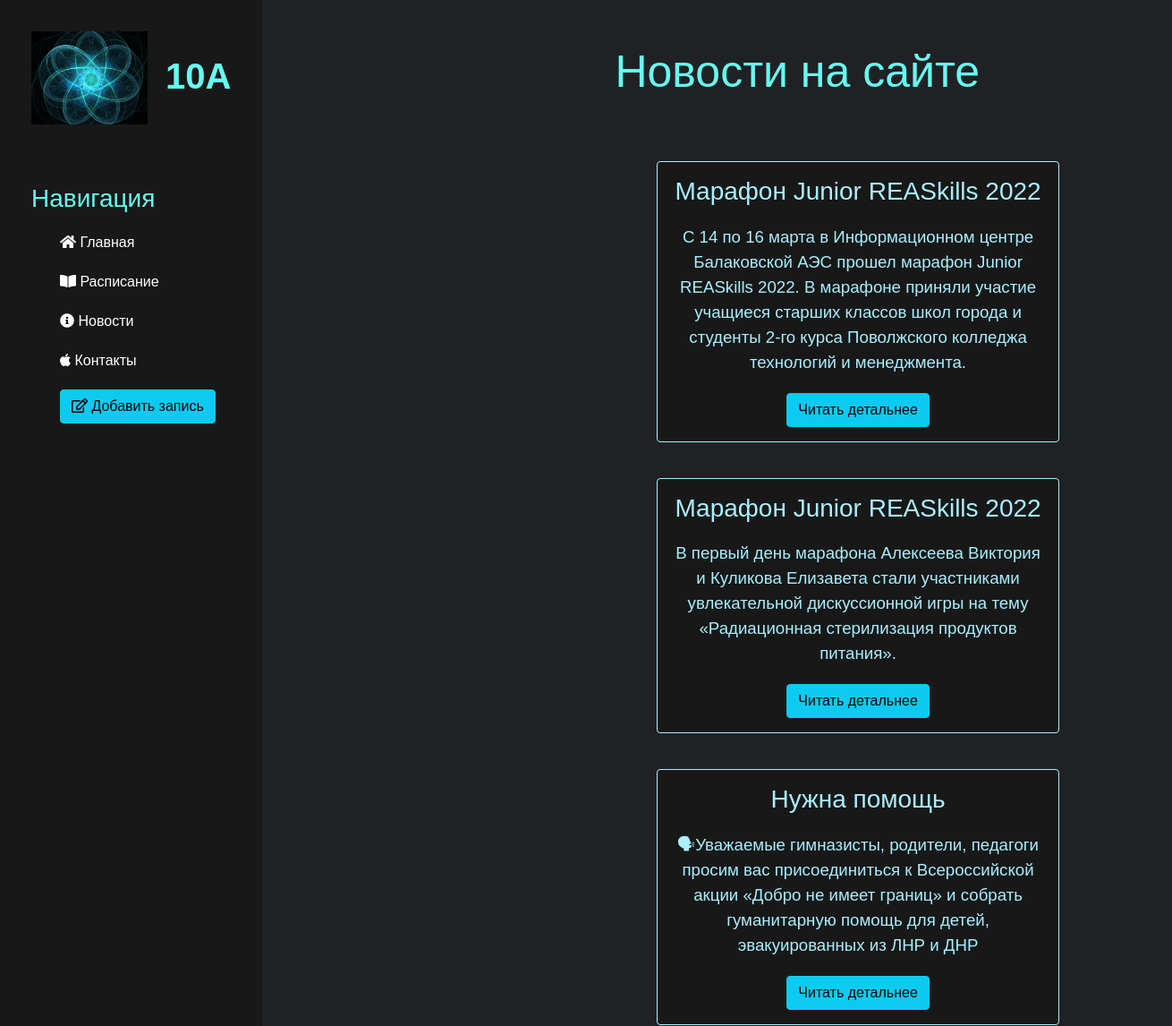
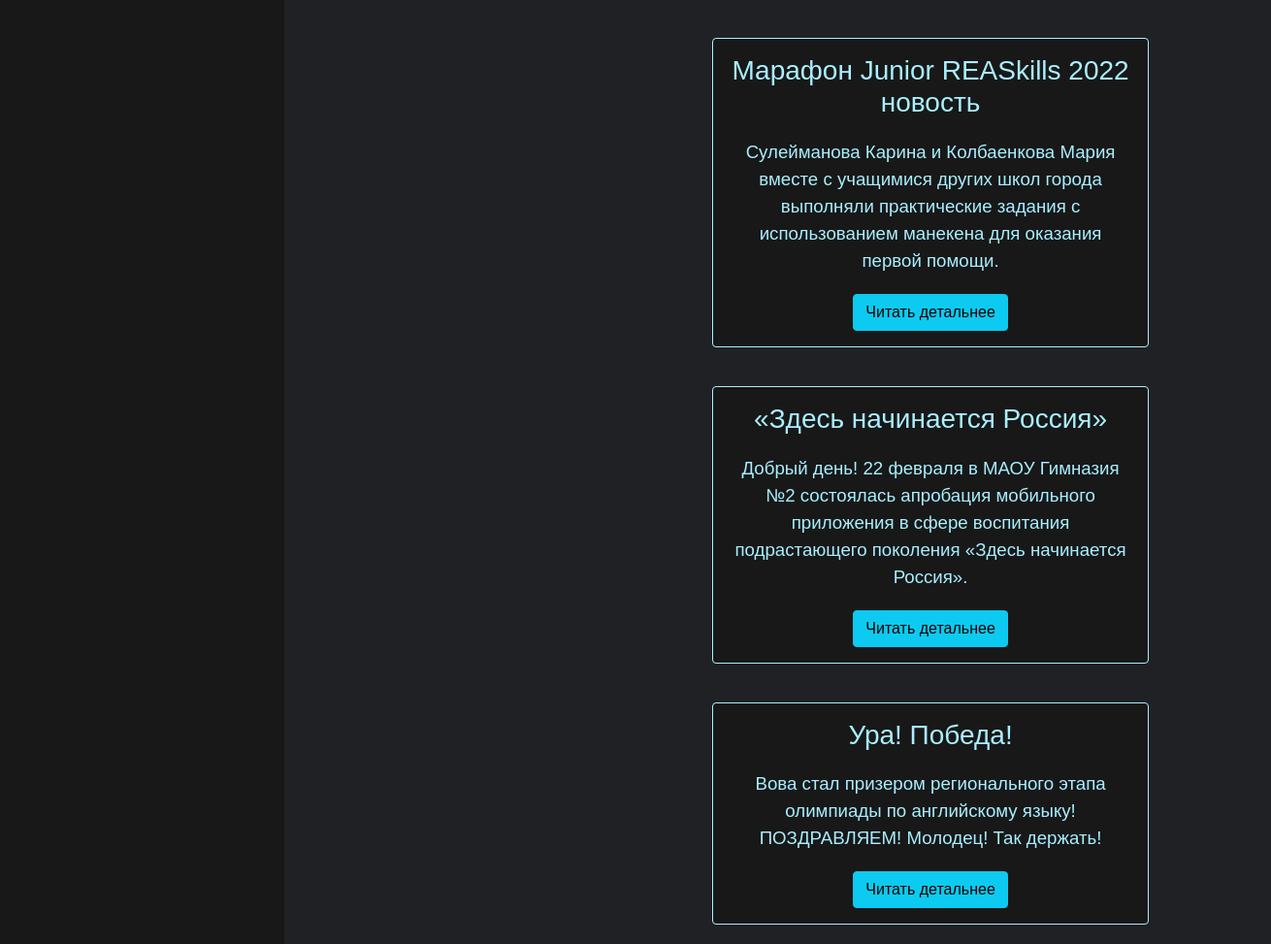
Page /news/ on the committed database (2 pictures, top to bottom).
### news/models.py (models this page shows, shortened)
class Articles(models.Model):
    title = models.CharField('Название', max_length=50, default='Новая новость')
    anons = models.CharField('Анонс', max_length=250, default='')
    full_text = models.TextField('Статья')
    date = models.DateTimeField('Дата публикации')
    class Meta:
        verbose_name = 'Новость'
        verbose_name_plural = 'Новости'

### news/views.py (the view)
# urls.py: path('', views.news_home, name='news_home'),
def news_home(request):
    news = Articles.objects.order_by('-date')
    return render(request, 'news/news_home.html', {'news': news})

### news/templates/news/news_home.html (shortened to what this page needs)
{% extends "main/wrapper.html" %}
{% block content %}
<div class="features">
    <h1>Новости на сайте</h1>
    {% if news %}
        {% for el in news %}
            <div class="alert alert-warning">
                <div class="news">
                <h3>{{ el.title }}</h3>
                <p>{{ el.anons }}</p>
                <a href="{% url 'news-detail' el.id %}" class="btn btn-info">Читать детальнее</a>
                </div>
            </div>
        {% endfor %}
    {% else %}
        <p>У вас нет записей</p>
    {% endif %}
</div>
{% endblock %}

### main/templates/main/wrapper.html (shortened to what this page needs)
{% load static %}
<!doctype html>
<html lang="ru">
<head>
    <link rel="stylesheet" href="https://cdn.jsdelivr.net/npm/bootstrap@5.1.3/dist/css/bootstrap.min.css" type="text/css">
    <link rel="stylesheet" href="{% static 'main/css/main.css' %}">
    <link rel="stylesheet" href="https://use.fontawesome.com/releases/v5.8.2/css/all.css">
</head>
<body>
    <aside>
        <img src="{% static 'main/img/qwe.jpg' %}" alt="Лого">
        <span class="logo">10A</span>
        <h3>Навигация</h3>
        <ul>
            <a href="{% url 'home' %}"><li><i class="fas fa-home"></i> Главная</li></a>
            <a href="{% url 'webexample' %}"><li><i class="fas fa-book-open"></i></i> Расписание</li></a>
            <a href="{% url 'news_home' %}"><li><i class="fas fa-info-circle"></i> Новости</li></a>
            <a href="{% url 'contact' %}"><li><i class="fab fa-apple"></i> Контакты</li></a>
            <a href="{% url 'create' %}"><li><button class="btn btn-info"><i class="far fa-edit"></i> Добавить запись</button></li></a>
        </ul>
    </aside>
    <main>
        {% block content %}
        {% endblock %}
    </main>
</body>
</html>

### main/static/main/css/main.css (style rules this page uses)
body { background: #202124; }
aside { float: left; background: #181818; font-family: 'Montserrat',sans-serif; padding: 35px; height: 100%; color: #66FCF1; position: fixed; }
aside img { width: 130px; float: left; }
aside .logo { font-size: 40px; margin-left: 20px; font-weight: bold; position: relative; top: 20px; }
aside h3 { margin-top: 110px; font-size: 28px; }
aside ul { list-style: none }
aside ul li { color: #fff; display: block; margin-top: 20px; transition: transform .5s ease; text-decoration:none; }
aside ul a { text-decoration: none; }
main .features { margin-left: 400px; float: left; color: #fff; margin-top: 50px; text-align: justify; width: 75%; font-size: 14pt; font-family: 'Montserrat',sans-serif; }
main .features h1 { text-align: center; font-size: 50px; margin-bottom: 50px; color: #66FCF1; }
main .features p { max-width: 1000px; margin: 20px auto }
.alert-warning { float: left; clear: both; width: 450px; margin: 20px 34%; text_align: left; background: #181818; border: 1px solid #A9EFFF; color: #A9EFFF; margin-left: 34%; font-family: 'Montserrat',sans-serif; }
.news { text-align: center; }

### rows in the picture
Articles: title "Марафон Junior REASkills 2022", anons "С 14 по 16 марта в Информационном центре Балаковской АЭС прошел марафон Junior REASkills 2022. В марафоне приняли участие учащиеся старших классов школ города и студенты 2-го курса Поволжского колледжа технологий и менеджмента."
Articles: title "Марафон Junior REASkills 2022", anons "В первый день марафона Алексеева Виктория и Куликова Елизавета стали участниками увлекательной дискуссионной игры на тему «Радиационная стерилизация продуктов питания»."
Articles: title "Нужна помощь", anons "🗣Уважаемые гимназисты, родители, педагоги просим вас присоединиться к Всероссийской акции «Добро не имеет границ» и собрать гуманитарную помощь для детей, эвакуированных из ЛНР и ДНР"
Articles: title "Марафон Junior REASkills 2022 новость", anons "Сулейманова Карина и Колбаенкова Мария вместе с учащимися других школ города выполняли практические задания с использованием манекена для оказания первой помощи."
Articles: title "«Здесь начинается Россия»", anons "Добрый день! 22 февраля в МАОУ Гимназия №2 состоялась апробация мобильного приложения в сфере воспитания подрастающего поколения «Здесь начинается Россия»."
Articles: title "Ура! Победа!", anons "Вова стал призером регионального этапа олимпиады по английскому языку! ПОЗДРАВЛЯЕМ! Молодец! Так держать!"
